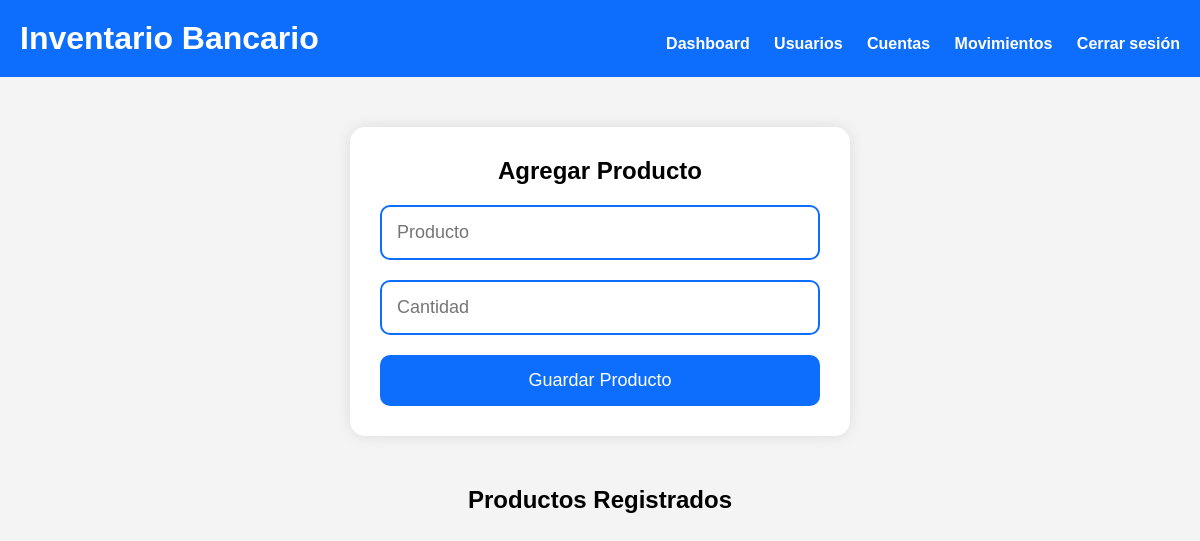
The app's page /inventario, older data.
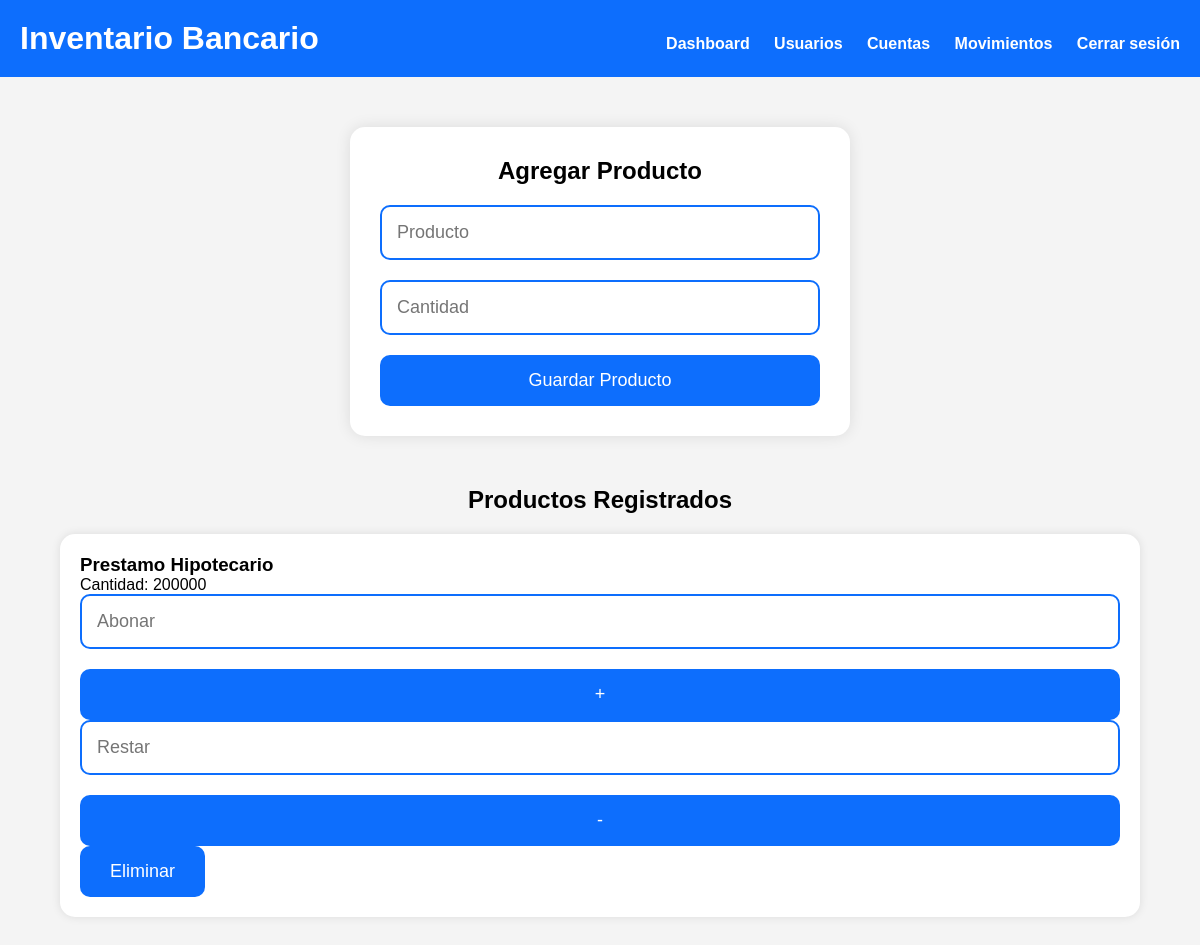
The same page, newer data.
### tables this page shows
CREATE TABLE inventario(
            id INTEGER PRIMARY KEY AUTOINCREMENT,
            producto TEXT NOT NULL,
            cantidad INTEGER NOT NULL
        );

### web_app.py (the view)
@app.route('/inventario')
def inventario():
    conexion = sqlite3.connect('database.db')
    cursor = conexion.cursor()
    cursor.execute(
        "SELECT * FROM inventario"
    )
    productos = cursor.fetchall()
    conexion.close()
    return render_template(
        'inventario.html',
        productos=productos
    )

### templates/inventario.html (shortened to what this page needs)
<!DOCTYPE html>
<html lang="es">
<head>
    <link rel="stylesheet"
    href="{{ url_for('static', filename='style.css') }}">
</head>
<body>
<header>
    <h1>
        Inventario Bancario
    </h1>
    <nav>
        <a href="/dashboard">
            Dashboard
        </a>
        <a href="/usuarios">
            Usuarios
        </a>
        <a href="/cuentas">
            Cuentas
        </a>
        <a href="/movimientos">
            Movimientos
        </a>
        <a href="/logout">
            Cerrar sesión
        </a>
    </nav>
</header>
<section class="form-section">
    <h2>
        Agregar Producto
    </h2>
    <form action="/agregar_producto" method="POST">
        <input
        type="text"
        name="producto"
        placeholder="Producto"
        required>
        <input
        type="number"
        name="cantidad"
        placeholder="Cantidad"
        required>
        <button type="submit">
            Guardar Producto
        </button>
    </form>
</section>
<section class="usuarios">
    <h2>
        Productos Registrados
    </h2>
    {% for producto in productos %}
        <div class="usuario-card">
            <h3>
                {{ producto[1] }}
            </h3>
            <p>
                Cantidad:
                {{ producto[2] }}
            </p>
<form
action="/abonar_producto/{{ producto[0] }}"
method="POST">
    <input
    type="number"
    name="cantidad"
    placeholder="Abonar"
    required>
    <button type="submit">
        +
    </button>
</form>
<form
action="/restar_producto/{{ producto[0] }}"
method="POST">
    <input
    type="number"
    name="cantidad"
    placeholder="Restar"
    required>
    <button type="submit">
        -
    </button>
</form>
            <a href="/eliminar_producto/{{ producto[0] }}">
                <button>
                    Eliminar
                </button>
            </a>
        </div>
    {% endfor %}
</section>
</body>
</html>

### static/style.css (style rules this page uses)
* { margin:0; padding:0; box-sizing:border-box; font-family:Arial; }
body { background:#f4f4f4; }
header { background:#0d6efd; color:white; padding:20px; display:flex; justify-content:space-between; align-items:center; flex-wrap:wrap; }
header h1 { font-size:32px; }
nav { margin-top:10px; }
nav a { color:white; text-decoration:none; margin-left:20px; font-weight:bold; transition:0.3s; }
button { background:#0d6efd; color:white; border:none; padding:15px 30px; border-radius:10px; font-size:18px; cursor:pointer; transition:0.3s; }
.form-section { width:90%; max-width:500px; margin:auto; background:white; padding:30px; border-radius:15px; box-shadow:0 0 15px rgba(0,0,0,0.1); margin-top:50px; }
.form-section h2 { margin-bottom:20px; text-align:center; }
form { display:flex; flex-direction:column; position:relative; z-index:999; }
input { width:100%; padding:15px; margin-bottom:20px; border:2px solid #0d6efd; border-radius:10px; font-size:18px; background:white; color:black; outline:none; display:block; }
.usuarios { width:90%; margin:auto; margin-top:50px; padding-bottom:50px; }
.usuarios h2 { margin-bottom:20px; text-align:center; }
.usuario-card { background:white; padding:20px; margin-bottom:20px; border-radius:15px; box-shadow:0 0 10px rgba(0,0,0,0.1); }

Row changes from the older to the newer data that the page shows:
added inventario: producto "Prestamo Hipotecario", cantidad "200000"
